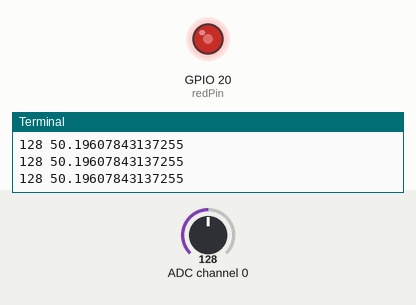
A program run on a simulated Raspberry Pi (BCM pin numbers). Parts: output pins drawn as LEDs (lit = HIGH), the last lines printed to the terminal. The test bench sets the inputs (shaded band); at power-on: ADC channel 0 = 128 (analog values on the 0–255 scale).

Above: at 1.2 s.
1.3 s: ADC channel 0 set to 178
At 2.4 s:
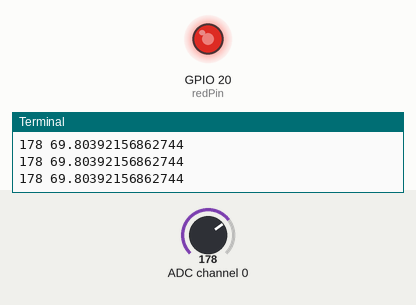
2.8 s: ADC channel 0 set to 224
At 3.9 s:
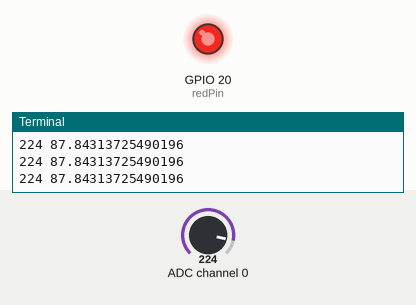
4.3 s: ADC channel 0 set to 30
At 5.4 s:
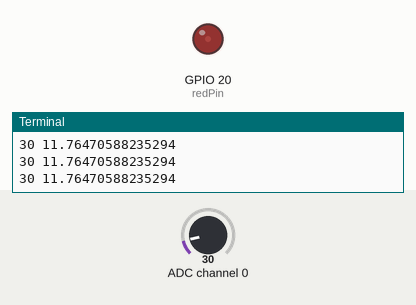
5.8 s: ADC channel 0 set to 0
At 6.9 s:
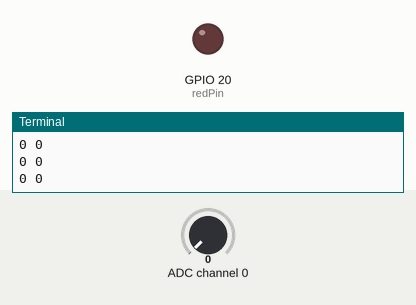
Timing chart, 0 to 8.3 s (numbered marks = the images above; inputs shaded):
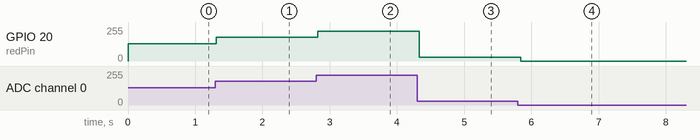

Measured:
- after the input at 1.3 s, GPIO 20 (redPin): 128/255 → 178/255 at once
- after the input at 2.8 s, GPIO 20 (redPin): 178/255 → 224/255 at once
- after the input at 4.3 s, GPIO 20 (redPin): 224/255 → 30/255 at once
- after the input at 5.8 s, GPIO 20 (redPin): 30/255 → 0/255 at once

The program:

pw-analog-inputs-LED-dimmer.py
```python
import RPi.GPIO as GPIO
import ADC0834
from time import sleep

# Setup variables
delayTime = .1
redPin = 20
dutyCycle = 0

# Setup board
GPIO.setmode(GPIO.BCM)
ADC0834.setup()
GPIO.setup(redPin, GPIO.OUT)
# Setup PWM
pwm = GPIO.PWM(redPin, 1000)
pwm.start(dutyCycle)

'''
Calculate a slope:
(0,0) [255, 100]

m = (y2 - y1) / (x2 - x1)
m = (100 - 0) / (255 - 0)
m = 100 / 255 (slope)
(y - y1) = m(x - x1)
y = (100 / 255)*x
(x = potVal)
y = Duty Cycle
'''

try:
    while True:
        # read value from potentiometer
        potVal = ADC0834.getResult(0)
        if potVal == 0:
            dutyCycle = 0
        else:
            dutyCycle = (100/255) * potVal
        if dutyCycle > 99:
            dutyCycle = 99
        pwm.ChangeDutyCycle(dutyCycle)
        print(potVal, dutyCycle)
        sleep(delayTime)

except KeyboardInterrupt:
    pwm.stop()
    GPIO.cleanup()
    print("Board cleanup successful, ending program")
```
